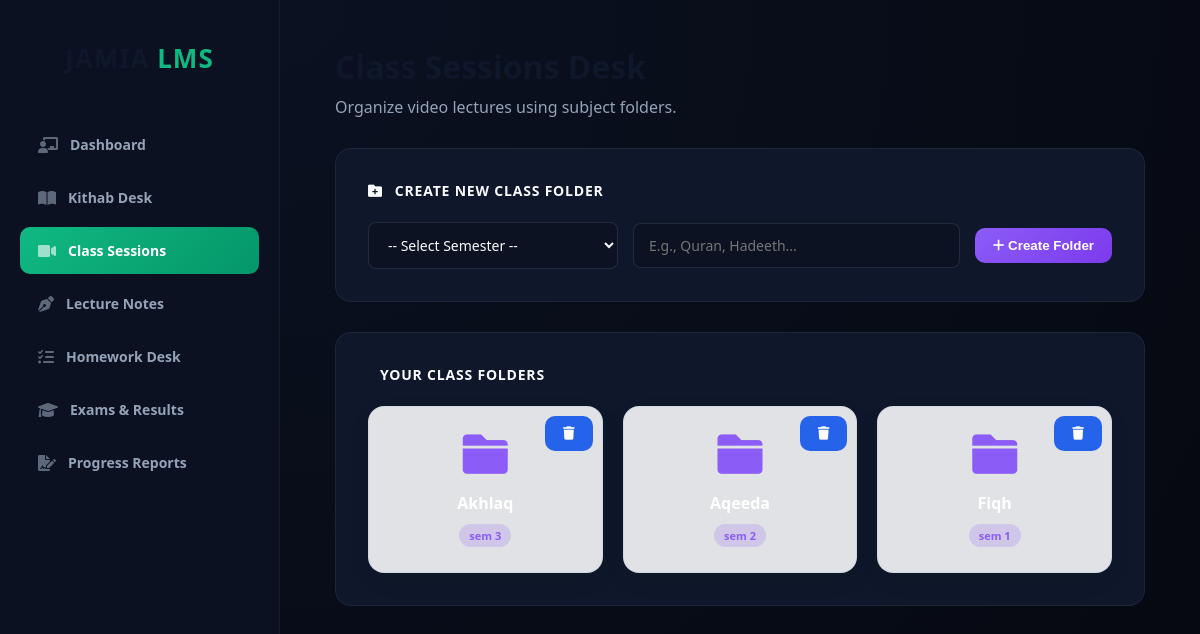
The page /teacher/classes (signed in) on the database its author committed.
### tables this page shows
CREATE TABLE folders (id INTEGER PRIMARY KEY AUTOINCREMENT, name TEXT NOT NULL, module TEXT NOT NULL, teacher TEXT NOT NULL, created_at TIMESTAMP DEFAULT CURRENT_TIMESTAMP, semester_id INTEGER DEFAULT 0);

CREATE TABLE semesters (id INTEGER PRIMARY KEY AUTOINCREMENT, name TEXT UNIQUE NOT NULL, created_at TIMESTAMP DEFAULT CURRENT_TIMESTAMP);

### app.py (the view)
@app.route('/teacher/classes')
def teacher_classes():
    if 'username' not in session or session.get('role') != 'teacher': return redirect(url_for('login'))
    conn = get_db()
    semesters = conn.execute('SELECT * FROM semesters ORDER BY id ASC').fetchall()
    folders = conn.execute('SELECT f.id, f.name, f.module, f.teacher, f.created_at, f.semester_id, s.name as sem_name FROM folders f LEFT JOIN semesters s ON f.semester_id = s.id WHERE f.module="classes" ORDER BY f.id DESC').fetchall()
    conn.close()
    return render_template('teacher_classes.html', folders=folders, current_folder=None, semesters=semesters)

### app.py (called while the page is built)
def get_db():
    conn = sqlite3.connect(DB_PATH)
    conn.row_factory = sqlite3.Row
    return conn

### templates/teacher_classes.html (shortened to what this page needs)
<!DOCTYPE html>
<html lang="en">
<head>
    <link rel="stylesheet" href="https://cdnjs.cloudflare.com/ajax/libs/font-awesome/6.0.0/css/all.min.css">
    <link rel="stylesheet" href="{{ url_for('static', filename='style.css') }}?v=17.0">
</head>
<body>
    <div class="side-nav-menu">
        <div style="text-align: center; margin-bottom: 45px; padding-top: 15px;">
            <h2 style="margin: 0; font-size: 26px; font-weight: 800; letter-spacing: 1px;">JAMIA <span style="color: #10b981;">LMS</span></h2>
        </div>
        <a href="{{ url_for('teacher_dashboard') }}" class="nav-link"><i class="fas fa-chalkboard-teacher"></i> Dashboard</a>
        <a href="{{ url_for('teacher_kithabs') }}" class="nav-link"><i class="fas fa-book-open"></i> Kithab Desk</a>
        <a href="{{ url_for('teacher_classes') }}" class="nav-link active"><i class="fas fa-video"></i> Class Sessions</a>
        <a href="{{ url_for('teacher_notes') }}" class="nav-link"><i class="fas fa-pen-nib"></i> Lecture Notes</a>
        <a href="{{ url_for('teacher_works') }}" class="nav-link"><i class="fas fa-tasks"></i> Homework Desk</a>
        <a href="{{ url_for('teacher_exams') }}" class="nav-link"><i class="fas fa-graduation-cap"></i> Exams & Results</a>
        <a href="{{ url_for('teacher_reports') }}" class="nav-link"><i class="fas fa-file-signature"></i> Progress Reports</a>
    </div>
    <main class="main-content">
        {% if current_folder %}
            <div style="display: flex; justify-content: space-between; align-items: center; margin-bottom: 30px;">
                <h1 style="margin: 0;"><i class="fa-solid fa-folder-open" style="color: #8b5cf6;"></i> Subject: {{ current_folder[1] }}</h1>
                <a href="{{ url_for('teacher_classes') }}" class="btn-primary" style="background: #334155 !important;"><i class="fa-solid fa-arrow-left"></i> Back to Folders</a>
            </div>
            <div class="dash-wrapper">
                <div class="section-header"><i class="fas fa-video"></i> Publish Class to '{{ current_folder[1] }}'</div>
                <form action="{{ url_for('teacher_classes_inside', folder_id=current_folder[0]) }}" method="POST">
                    <input type="text" name="topic" class="modern-input" placeholder="Topic / Chapter Name" required>
                    <input type="url" name="video_url" class="modern-input" placeholder="YouTube Video Link (e.g., https://youtube.com/...)" required>
                    <button type="submit" class="btn-primary" style="background: linear-gradient(135deg, #8b5cf6, #7c3aed) !important;"><i class="fas fa-plus"></i> Publish Class</button>
                </form>
            </div>
            <div class="dash-wrapper">
                <div class="section-header"><i class="fas fa-play-circle"></i> Classes in this Folder</div>
                <table>
                    <thead><tr><th>Topic</th><th>Video Stream</th><th>Action</th></tr></thead>
                    <tbody>
                        {% if classes %}
                            {% for c in classes %}
                            <tr>
                                <td><strong>{{ c[2] }}</strong></td>
                                <td><a href="{{ c[3] }}" target="_blank" style="color: #8b5cf6; text-decoration: none;"><i class="fab fa-youtube"></i> Watch Video</a></td>
                                <td>
                                    <form action="{{ url_for('delete_class', class_id=c[0]) }}" method="POST" style="margin: 0;" onsubmit="return confirm('Delete this class?');">
                                        <button type="submit" style="background: rgba(239,68,68,0.1); color: #ef4444; border: none; padding: 8px 12px; border-radius: 6px; cursor: pointer;"><i class="fas fa-trash"></i></button>
                                    </form>
                                </td>
                            </tr>
                            {% endfor %}
                        {% else %}
                            <tr><td colspan="3" style="text-align: center; color: #64748b;">No classes published here yet.</td></tr>
                        {% endif %}
                    </tbody>
                </table>
            </div>
        {% else %}
            <div style="margin-bottom: 30px;">
                <h1 style="margin: 0; font-size: 32px; font-weight: 800;">Class Sessions Desk</h1>
                <p style="margin: 8px 0 0 0; font-size: 16px; color: #94a3b8;">Organize video lectures using subject folders.</p>
            </div>
            <div class="dash-wrapper">
                <div class="section-header"><i class="fa-solid fa-folder-plus"></i> Create New Class Folder</div>
                <form action="{{ url_for('create_folder') }}" method="POST" style="display: flex; gap: 15px; align-items: center;">
                    <select name="semester_id" class="modern-input" style="margin: 0; width: 250px;" required>
                        <option value="" disabled selected>-- Select Semester --</option>
                    </select>
                    <input type="text" name="name" class="modern-input" placeholder="E.g., Quran, Hadeeth..." required style="margin: 0; flex: 1;">
                    <button type="submit" class="btn-primary" style="white-space: nowrap; background: linear-gradient(135deg, #8b5cf6, #7c3aed) !important;"><i class="fa-solid fa-plus"></i> Create Folder</button>
                </form>
            </div>
            <div class="dash-wrapper">
                <div class="section-header"> Your Class Folders</div>
                <div class="folder-grid">
                    {% if folders %}
                        {% for f in folders %}
                            <div style="position: relative;">
                                <a href="{{ url_for('teacher_classes_inside', folder_id=f[0]) }}" class="subject-folder-box">
                                    <i class="fa-solid fa-folder"></i>
                                    <h3>{{ f[1] }}</h3>
                                    <span style="display: inline-block; margin-top: 10px; background: rgba(139, 92, 246, 0.2); color: #8b5cf6; padding: 4px 10px; border-radius: 12px; font-size: 11px; font-weight: 700;">
                                        {% if f[6] %}{{ f[6] }}{% else %}Public Folder{% endif %}
                                    </span>
                                </a>
                                <form action="{{ url_for('delete_folder', folder_id=f[0]) }}" method="POST" onsubmit="return confirm('WARNING: Delete this folder and ALL classes inside it?');">
                                    <button type="submit" class="folder-delete-btn"><i class="fa-solid fa-trash"></i></button>
                                </form>
                            </div>
                        {% endfor %}
                    {% else %}
                        <p style="color: #94a3b8; grid-column: 1 / -1;">No folders created yet.</p>
                    {% endif %}
                </div>
            </div>
        {% endif %}
    </main>
</body>
</html>

### static/style.css (style rules this page uses)
* { box-sizing: border-box; transition: background-color 0.2s ease, border-color 0.2s ease, color 0.2s ease, transform 0.15s ease, box-shadow 0.2s ease; }
body { margin: 0; font-family: 'Segoe UI', -apple-system, BlinkMacSystemFont, Roboto, sans-serif; background: #fdfbf5 !important; color: #0f172a !important; min-height: 100vh; }
body:not(.dark-mode) .card, body:not(.dark-mode) [class*="card"], body:not(.dark-mode) [class*="desk"], body:not(.dark-mode) [class*="panel"], body:not(.dark-mode) [class*="box"], body:not(.dark-mode) [class*="container"], body:not(.dark-mode) [style*="background: white"], body:not(.dark-mode) [style*="background-color: white"], body:not(.dark-mode) [style*="background: #fff"], body:not(.dark-mode) [style*="background:#fff"], body:not(.dark-mode) [style*="background: #ffffff"], body:not(.dark-mode) [style*="background:#ffffff"] { background: rgba(255, 255, 255, 0.88) !important; backdrop-filter: blur(12px) !important; border-radius: 16px !important; border: 1px solid rgba(203, 213, 225, 0.7) !important; box-shadow: 0 8px 24px rgba(0, 0, 0, 0.05) !important; color: #0f172a !important; }
body:not(.dark-mode) button, body:not(.dark-mode) .btn, body:not(.dark-mode) .btn-action, body:not(.dark-mode) .btn-submit, body:not(.dark-mode) input[type="submit"] { background: #2563eb !important; color: #ffffff !important; border-radius: 10px !important; padding: 10px 18px !important; font-weight: 600 !important; border: none !important; cursor: pointer !important; }

### templates/teacher_classes.html (style rules this page uses)
body { margin: 0; display: flex; background: #05080f !important; color: #f8fafc; font-family: 'Segoe UI', system-ui, sans-serif; height: 100vh; overflow: hidden; }
.side-nav-menu { width: 280px; background: #0b1121 !important; padding: 25px 20px; border-right: 1px solid rgba(255,255,255,0.05); display: flex; flex-direction: column; z-index: 10; }
.main-content { flex: 1; padding: 45px 55px; overflow-y: auto; background: radial-gradient(circle at top left, #0b1121, #05080f) !important; }
.nav-link { display: flex; align-items: center; gap: 12px; color: #94a3b8 !important; text-decoration: none; padding: 14px 18px; border-radius: 10px; margin-bottom: 6px; font-size: 14px; font-weight: 600; transition: all 0.3s ease; }
.nav-link i { font-size: 16px; opacity: 0.6; }
.nav-link.active { background: linear-gradient(135deg, #10b981, #059669) !important; color: #ffffff !important; }
.dash-wrapper { background: #0f172a !important; border: 1px solid rgba(255, 255, 255, 0.06) !important; border-radius: 16px !important; padding: 32px; margin-bottom: 30px; }
.section-header { font-size: 14px; font-weight: 800; margin-bottom: 22px; display: flex; align-items: center; gap: 12px; letter-spacing: 0.8px; text-transform: uppercase; color: #f8fafc !important; }
.modern-input { width: 100%; box-sizing: border-box; background: rgba(0,0,0,0.2); border: 1px solid rgba(255,255,255,0.1); border-radius: 8px; padding: 12px 15px; color: #f8fafc; font-family: inherit; font-size: 14px; margin-bottom: 15px; }
.btn-primary { background: linear-gradient(135deg, #10b981, #059669) !important; color: white !important; border: none; padding: 12px 25px; border-radius: 8px; font-weight: 600; cursor: pointer; text-decoration: none; display: inline-block; }
.folder-grid { display: grid; grid-template-columns: repeat(auto-fill, minmax(190px, 1fr)); gap: 20px; margin-top: 15px; }
.subject-folder-box { background: #1e293b !important; border: 1px solid #334155 !important; border-radius: 12px; padding: 25px 20px; text-align: center; text-decoration: none; transition: all 0.3s ease; display: block; position: relative; }
.subject-folder-box i { font-size: 45px; color: #8b5cf6 !important; margin-bottom: 15px; display: block; }
.subject-folder-box h3 { margin: 0; font-size: 16px; color: #ffffff !important; font-weight: 700; text-transform: capitalize; }
.folder-delete-btn { position: absolute; top: 10px; right: 10px; background: #fee2e2 !important; color: #ef4444 !important; border: none; padding: 6px 10px; border-radius: 6px; cursor: pointer; transition: 0.3s; z-index: 5; }

### rows shown on the page
folders: name "Akhlaq", name "sem 3"
folders: name "Aqeeda", name "sem 2"
folders: name "Fiqh", name "sem 1"
